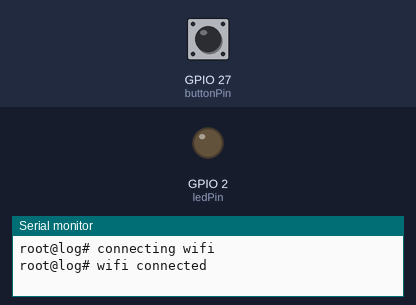
Bench run of a sketch on a simulated ESP32. On the bench: output pins drawn as LEDs (lit = HIGH), the last lines printed to the serial monitor. Dashed ring = blinking. Inputs (shaded band) come from the test bench; at power-on: GPIO 27 (buttonPin) LOW. WiFi joins after 1.5 s; servers stay silent unless stated; uploads are accepted with an empty reply.

Above: at 4.0 s.
4.1 s: GPIO 27 (buttonPin) pulled HIGH for 0.15 s
At 4.65 s:
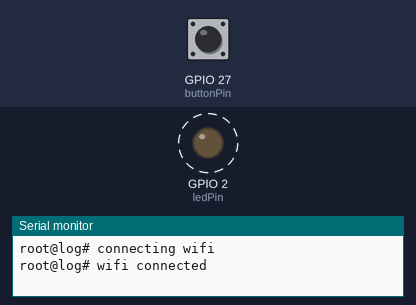
6.6 s: GPIO 27 (buttonPin) pulled HIGH for 3.2 s
At 7.05 s:
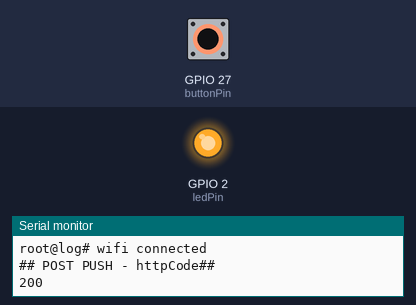
Timing chart, 0 to 11.8 s (numbered marks = the images above; inputs shaded):
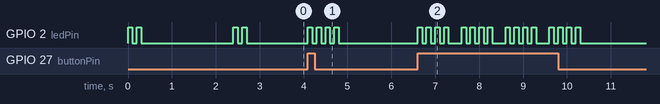

Measured:
- after the input at 4.1 s, GPIO 2 (ledPin): alternates HIGH for 0.10 s and LOW for 0.10 s, 8 changes in all, then stays LOW, starting at once
- after the input at 6.6 s, GPIO 2 (ledPin): LOW → HIGH at once, then repeats every 1.0 s: 3 × (LOW 0.10 s, HIGH 0.10 s), LOW 0.30 s, HIGH 0.10 s, until it stays LOW from 10.3 s

The sketch:

sketch_mar31a.ino
```cpp
#include <WiFi.h>
#include <HTTPClient.h>
#include <ArduinoJson.h>

int ledPin = 2;
int buttonPin = 27;

void setup() {
  Serial.begin(115200);

  pinMode(buttonPin, INPUT);
  pinMode(ledPin, OUTPUT);

  connectInternet();
}

void requestBotao() {
  HTTPClient http;

  http.begin("https://onesignal.com/api/v1/notifications");
  int httpCode = http.GET();

  Serial.println("## --------------------------------------------------------- ##");
  Serial.println(httpCode);
  Serial.println("## --------------------------------------------------------- ##");

  if (httpCode > 0) {
    StaticJsonBuffer<300> jsonBuffer;
    String payload = http.getString();
    JsonObject& parsed = jsonBuffer.parseObject(payload);

    Serial.println(parsed["logradouro"].as<char*>());

    Serial.println("## --------------------------------------------------------- ##");
    Serial.println("root@log# inicio payload body");
    Serial.println(payload);
    Serial.println("## --------------------------------------------------------- ##");
  }

  http.end();
}

void connectInternet() {
  const char* ssid = "FRANCISCO";
  const char* password =  "francisco2018";

  WiFi.begin(ssid, password);

  piscaLed(1);
  while (WiFi.status() != WL_CONNECTED) {
    piscaLed(1);
    delay(2000);
    Serial.println("root@log# connecting wifi");
  }
  Serial.println("root@log# wifi connected");
  piscaLed(2);
}

void sendPedido() {
  String json = "{\"id\":\"ESP32\"}";
  HTTPClient http;

  piscaLed(4);
  http.begin("http://192.168.2.5:8080/pedido");
  http.addHeader("Content-Type", "application/json");
  int httpCode = http.POST(json);

  Serial.println("## POST PUSH - httpCode##");
  Serial.println(httpCode);
}

void piscaLed(int count) {
  for (int i = 0; i < count; i++) {
    digitalWrite(ledPin, HIGH);
    delay(100);
    digitalWrite(ledPin, LOW);
    delay(100);
  }
}

void loop() {
  if (digitalRead(buttonPin) == HIGH) {
    sendPedido();
  }
}
```
